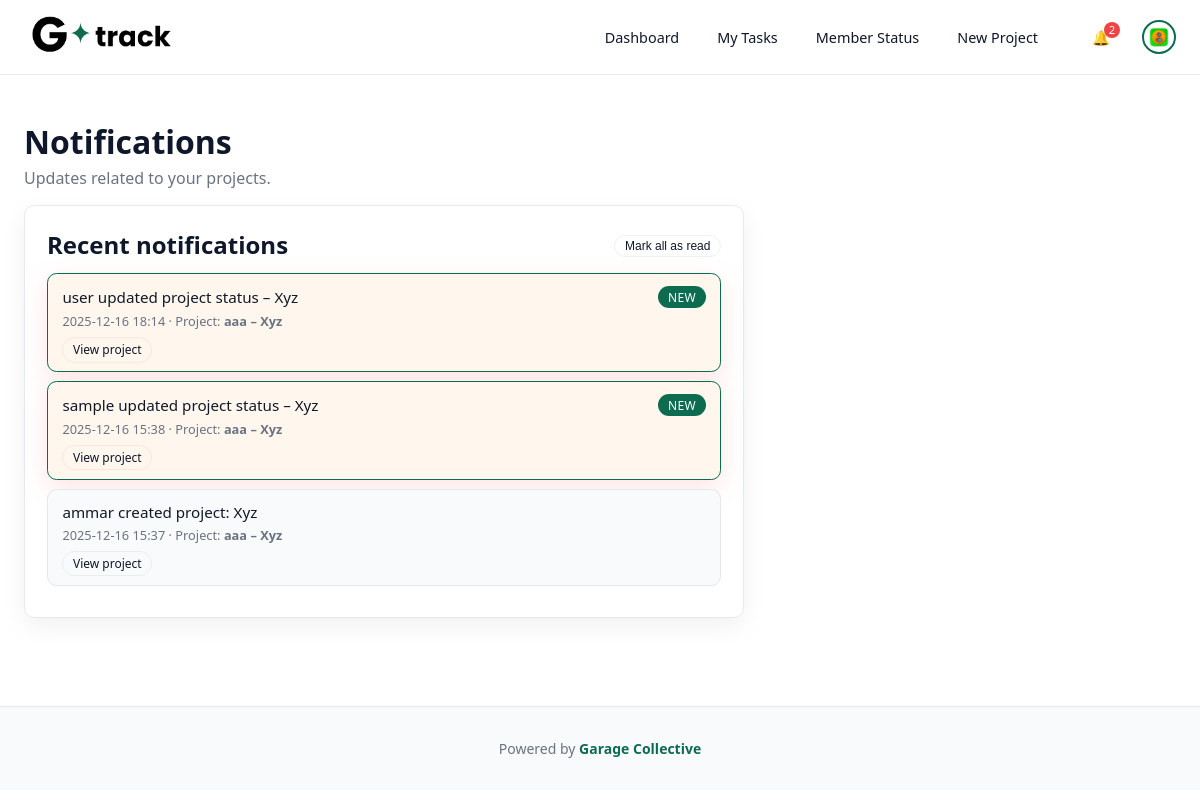
/notifications/ (signed in), run on an earlier commit of the app's database.
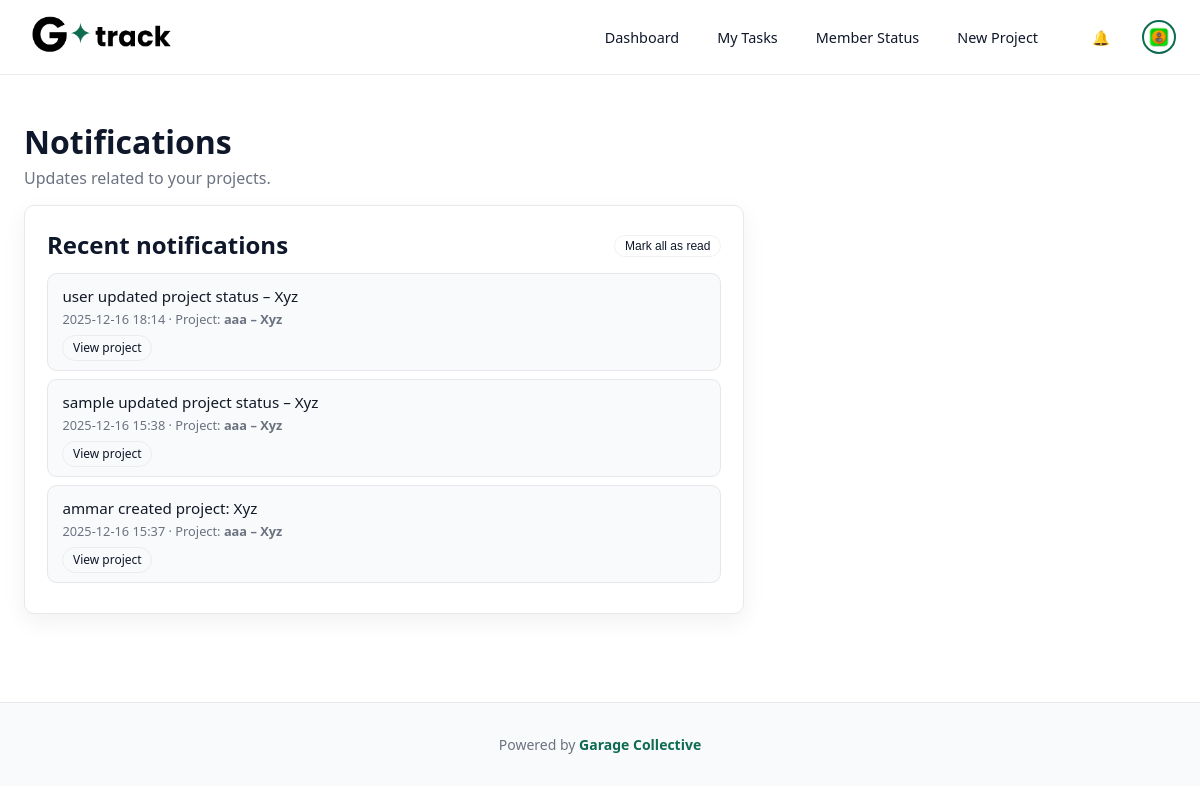
And on a later commit of the database.
### board/models.py (models this page shows, shortened)
class Notification(models.Model):
    user = models.ForeignKey(
        settings.AUTH_USER_MODEL,
        on_delete=models.CASCADE,
        related_name="notifications",
    )
    verb = models.CharField(max_length=255)  # what happened
    project = models.ForeignKey(
        "Project",
        on_delete=models.CASCADE,
        null=True,
        blank=True,
        related_name="notifications",
    )
    is_read = models.BooleanField(default=False)
    created_at = models.DateTimeField(auto_now_add=True)
    class Meta:
        ordering = ["-created_at"]

class Project(models.Model):
    name = models.CharField(max_length=100)
    key = models.CharField(
        max_length=10,
        unique=True,                      # keep this if you want each key only once
        help_text="Short code, e.g. CRM",
    )
    description = models.TextField(blank=True)
    owner = models.ForeignKey(
        User,
        related_name="owned_projects",
        on_delete=models.CASCADE,
    )
    issue_date = models.DateField(null=True, blank=True)
    deadline_date = models.DateField(null=True, blank=True)
    sop = models.TextField(
        blank=True,
        help_text="Step-by-step SOP for this project.",
    )
    reference_url = models.URLField(
        blank=True,
        null=True,
        help_text="Optional: link to docs / design / folder for this project.",
    )
    members = models.ManyToManyField(
        User,
        related_name="projects",
        blank=True,
        help_text="Team members who can see this project.",
    )
    department = models.CharField(
        max_length=50,
        choices=Profile.DEPARTMENT_CHOICES,
        blank=True,
        null=True,
        help_text="Department this project belongs to",
    )
    created_at = models.DateTimeField(auto_now_add=True)
    class Meta:
        ordering = ["name"]

### board/views.py (the view, shortened to what this page needs)
# urls.py: path("notifications/", NotificationListView.as_view(), name="notifications"),
class NotificationListView(LoginRequiredMixin, ListView):
    model = Notification
    template_name = "board/notifications.html"
    context_object_name = "notifications"
    def get_queryset(self):
        return (
            Notification.objects
            .filter(user=self.request.user)
            .select_related("project")
        )

### board/context_processors.py (called while the page is built)
def user_issue_counts(request):
    if not request.user.is_authenticated:
        return {}
    today = timezone.localdate()
    overdue = Issue.objects.filter(
        assignee=request.user,
        due_date__lt=today
    ).exclude(status="DONE").count()
    open_issues = Issue.objects.filter(
        assignee=request.user
    ).exclude(status="DONE").count()
    return {
        "nav_overdue_count": overdue,
        "nav_open_issue_count": open_issues,
    }

def notifications_context(request):
    if request.user.is_authenticated:
        count = Notification.objects.filter(
            user=request.user,
            is_read=False
        ).count()
    else:
        count = 0
    return {"unread_notifications_count": count}

### board/templates/board/notifications.html (shortened to what this page needs)
{% extends "base.html" %}
{% block content %}
<h1 class="page-title">Notifications</h1>
<p class="page-subtitle">Updates related to your projects.</p>
<section class="card" style="max-width: 720px;">
  <div style="display:flex; justify-content: space-between; align-items:center; margin-bottom: 0.75rem;">
    <h2 style="margin:0;">Recent notifications</h2>
    {% if notifications %}
      <form method="post" style="margin:0;">
        <button type="submit" class="btn-chip">
          Mark all as read
        </button>
      </form>
    {% endif %}
  </div>
  {% if notifications %}
    <ul class="notification-list">
      {% for n in notifications %}
        <li class="notification-item {% if not n.is_read %}notification-unread{% endif %}">
          <div class="notification-main-row">
            <div class="notification-text">
              {{ n.verb }}
            </div>
            {% if not n.is_read %}
              <span class="notification-badge">New</span>
            {% endif %}
          </div>
          <div class="notification-meta">
            {{ n.created_at|date:"Y-m-d H:i" }}
            {% if n.project %}
              · Project: <strong>{{ n.project.key }} – {{ n.project.name }}</strong>
            {% endif %}
          </div>
          {% if n.project %}
            <div class="notification-actions">
              <a href="{% url 'project_board' n.project.pk %}" class="btn-chip">
                View project
              </a>
            </div>
          {% endif %}
        </li>
      {% endfor %}
    </ul>
  {% else %}
    <p class="empty">No notifications yet.</p>
  {% endif %}
</section>
{% endblock %}

What changed in the data, as far as the page shows it:
changed Notification "user updated project status – Xyz": no longer shows "NEW"
changed Notification "sample updated project status – Xyz": no longer shows "NEW"
Also different on the page:
{{ unread_notifications_count }}: "2" → (not shown)
